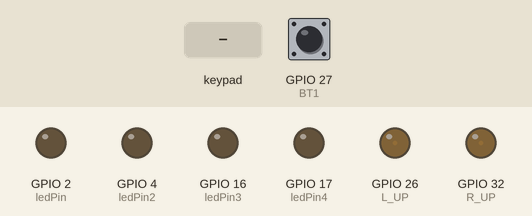
Recording of a sketch running on a simulated ESP32. Shown: output pins drawn as LEDs (lit = HIGH). Inputs (shaded band) come from the test bench; at power-on: GPIO 27 (BT1) HIGH. What the sketch prints to the serial monitor is not drawn.

Above: at 2.2 s.
2.3 s: GPIO 27 (BT1) pulled LOW for 0.15 s
At 2.45 s:
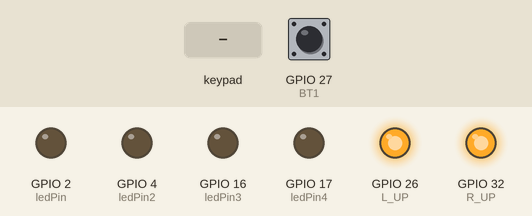
4.2 s: key 'U' pressed
At 5.8 s:
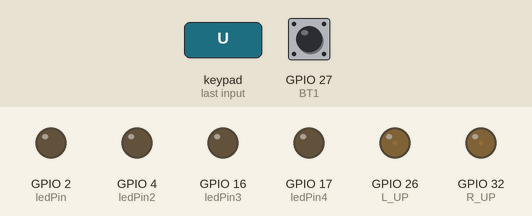
Timing chart, 0 to 7.3 s (numbered marks = the images above; inputs shaded):
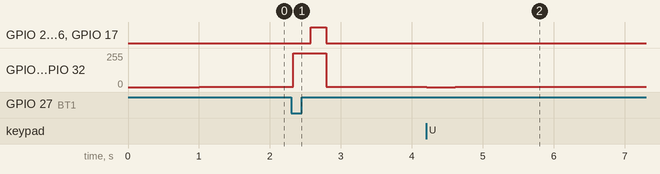

The sketch:

laser_pointes.ino
```cpp
#include <PS2X_lib.h>
// library for support PS2 controller and esp32 https://github.com/MyArduinoLib/Arduino-PS2X-ESP32.git

#define PS2_DAT 19
#define PS2_CMD 23
#define PS2_SEL 5
#define PS2_CLK 18
#define R_UP 32
#define R_GND 33
#define L_UP 26
#define L_GND 25
#define ledPin 2
#define ledPin2 4
#define ledPin3 16
#define ledPin4 17
#define BT1 27
#define pressures true
#define rumble false

uint8_t speedR, speedL;
uint8_t valueR, valueL;
bool navR, navL;
byte vibrate = 0;
byte type = 0;
int8_t error = -1;
uint8_t tryNum = 1;
boolean button1WasUp = true;

// <------------------>
uint8_t timestamp1 = 250;
uint8_t timestamp2 = 1500;

// <------------------>
PS2X ps2x;

class Motor {
private:
  int pinUp;
  int pinGnd;

public:
  Motor(int upPin, int gndPin) : pinUp(upPin), pinGnd(gndPin) {
    pinMode(pinUp, OUTPUT);
    pinMode(pinGnd, OUTPUT);
    stop();
  }

  // Движение вперед
  void forward(int speed) {
    speed = constrain(speed, 0, 255);
    analogWrite(pinUp, speed);
    analogWrite(pinGnd, 0);
  }

  // Движение назад
  void backward(int speed) {
    speed = constrain(speed, 0, 255);
    analogWrite(pinGnd, speed);
    analogWrite(pinUp, 0);
  }

  // Остановка
  void stop() {
    analogWrite(pinUp, 0);
    analogWrite(pinGnd, 0);
  }
};

Motor leftMotor(L_UP, L_GND);
Motor rightMotor(R_UP, R_GND);

void setup() {
  pinMode(BT1, INPUT_PULLUP);
  pinMode(ledPin, OUTPUT);
  pinMode(ledPin2, OUTPUT);
  pinMode(ledPin3, OUTPUT);
  pinMode(ledPin4, OUTPUT);

  pinMode(R_UP, OUTPUT);
  pinMode(L_UP, OUTPUT);
  pinMode(L_GND, OUTPUT);
  pinMode(R_GND, OUTPUT);

  Serial.begin(115200);

  while (error != 0) {
    delay(1000);
    error = ps2x.config_gamepad(PS2_CLK, PS2_CMD, PS2_SEL, PS2_DAT, pressures, rumble);

    Serial.print("# Попытка конфигурации: ");
    Serial.println(tryNum);
    tryNum++;
  }

  Serial.print("Analog(1): ");
  Serial.println(ps2x.Analog(1), HEX);

  type = ps2x.readType();

  switch (type) {
    case 0:
      Serial.println("Обнаружен неизвестный контроллер");
      break;

    case 1:
      Serial.println("Обнаружен контроллер DualShock");
      break;

    case 2:
      Serial.println("Обнаружен контроллер GuitarHero");
      break;

    case 3:
      Serial.println("Обнаружен беспроводной контроллер Sony DualShock");
      break;
  }
}

void loop() {
  boolean button1IsUp = digitalRead(BT1);

  if (button1WasUp && !button1IsUp) {
    delay(10);
    button1IsUp = digitalRead(BT1);

    if (!button1IsUp) {
      leftMotor.forward(255);
      rightMotor.forward(255);
      delay(timestamp1);

      leftMotor.stop();
      rightMotor.stop();

      digitalWrite(ledPin, HIGH);
      digitalWrite(ledPin2, HIGH);
      digitalWrite(ledPin3, HIGH);
      digitalWrite(ledPin4, HIGH);

      leftMotor.forward(255);
      rightMotor.forward(255);
      delay(timestamp2);

      digitalWrite(ledPin, LOW);
      digitalWrite(ledPin2, LOW);
      digitalWrite(ledPin3, LOW);
      digitalWrite(ledPin4, LOW);

      leftMotor.stop();
      rightMotor.stop();
    }
  }

  button1WasUp = button1IsUp;

  if (type == 1) {
    ps2x.read_gamepad(false, vibrate);
    int valueL = ps2x.Analog(PSS_LY);
    int valueR = ps2x.Analog(PSS_RY);

    if (valueL > 127) {
      leftMotor.forward(abs(128 - valueL) * 2 + 1);
    } else {
      leftMotor.backward((127 - valueL) * 2 + 1);
    }

    if (valueR > 127) {
      rightMotor.forward(abs(128 - valueR) * 2 + 1);
    } else {
      rightMotor.backward((127 - valueR) * 2 + 1);
    }

    if (ps2x.Button(PSB_PAD_UP)) { // движение вперед
      int speed = ps2x.Analog(PSAB_PAD_UP);
      leftMotor.forward(speed);
      rightMotor.forward(speed);
    }

    if (ps2x.Button(PSB_PAD_RIGHT)) { // поворот направо
      int speed = ps2x.Analog(PSAB_PAD_RIGHT);
      leftMotor.forward(speed);
      rightMotor.backward(speed);
    }

    if (ps2x.Button(PSB_PAD_LEFT)) { // поворот налево
      int speed = ps2x.Analog(PSAB_PAD_LEFT);
      leftMotor.backward(speed);
      rightMotor.forward(speed);
    }

    if (ps2x.Button(PSB_PAD_DOWN)) { // движение назад
      int speed = ps2x.Analog(PSAB_PAD_DOWN);
      leftMotor.backward(speed);
      rightMotor.backward(speed);
    }
  }

  delay(50); // Задержка для стабильной работы
}
```

Measured:
- after the input at 2.3 s, GPIO 2 (ledPin), GPIO 4 (ledPin2), GPIO 16 (ledPin3), GPIO 17 (ledPin4): LOW → HIGH after 0.28 s, → LOW 0.22 s later; GPIO 26 (L_UP), GPIO 32 (R_UP): 1/255 → 255/255 at once, → 1/255 0.47 s later
- after the input at 4.2 s, GPIO 26 (L_UP), GPIO 32 (R_UP): 1/255 → 0/255 at once, → 1/255 0.40 s later
